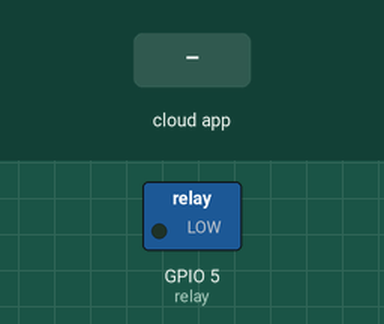
A sketch run on a simulated ESP8266 (NodeMCU). Shown: switched loads named in the sketch (green lamp = pin HIGH). Inputs (shaded band) come from the test bench. WiFi joins after 1.5 s; servers stay silent unless stated; the Firebase database answers and starts empty; what the sketch prints to the serial monitor is not drawn.

Above: at 2.7 s.
2.8 s: the phone or cloud app sets message to on
At 3.3 s:
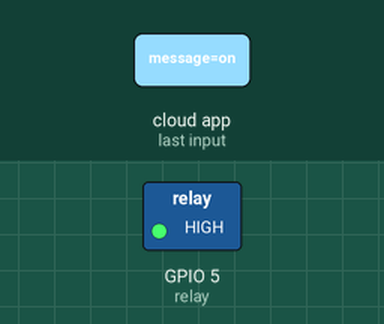
4.3 s: the phone or cloud app sets message to off
At 5.1 s:
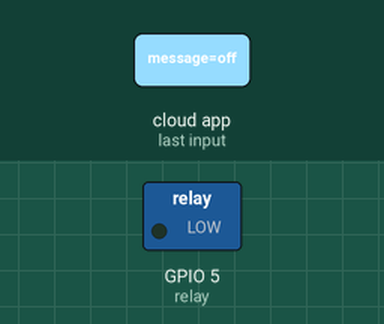
Timing chart, 0 to 7.3 s (numbered marks = the images above; inputs shaded):
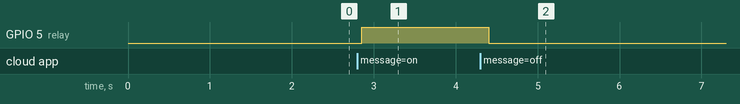

Measured:
- after the input at 2.8 s, GPIO 5 (relay): LOW → HIGH after 0.05 s
- after the input at 4.3 s, GPIO 5 (relay): HIGH → LOW after 0.10 s

The sketch:

ESP_firebase_light.ino
```cpp
//add the wifi and firebase libraries
#include <ESP8266WiFi.h>
#include <FirebaseESP8266.h>

//define internet connections to the router
#define w_SSID "wifi_name"
#define w_PASSWORD "wifi_password"

//define firebase credentials
#define FIREBASE_HOST "https://example.firebaseio.com/"
#define FIREBASE_AUTH "firebase realtime database sectret key"

//gpio pin 5
#define relay 5

//Define FirebaseESP8266 data object
FirebaseData fbdo;

FirebaseJson json;

//message read from the rtdb
String msg;

void printResult(FirebaseData &data);

void setup() {
  //init serial and gpio
  Serial.begin(115200);
  pinMode(relay, OUTPUT);

  //init wifi connection
  WiFi.begin(w_SSID, w_PASSWORD);
  Serial.print("Connecting to WiFi Router");
  while (WiFi.status() != WL_CONNECTED)  {
    Serial.print(".");
    delay(300);
  }
  Serial.println();
  Serial.print("Connected to WiFi with the IP: ");
  Serial.println(WiFi.localIP());
  Serial.println();

  //init firebase connection
  Firebase.begin(FIREBASE_HOST, FIREBASE_AUTH);
  Firebase.reconnectWiFi(true);
}

void loop() {
  //read message from rtdb and make decision based on the data received
  if (Firebase.getString(fbdo, "/message/")) {
    msg = fbdo.stringData();
    Serial.println(msg);
    if (msg.equals("on")) {
      lightOn();
      delay(1000);
    }
    if (msg.equals("off")) {
      lightOff();
      delay(1000);
    }
  }
}

//set gpio pin high
void lightOn() {
  digitalWrite(relay, HIGH);
  delay(400);
}

//set gpio pin low
void lightOff() {
  digitalWrite(relay, LOW);
  delay(400);
}
```
